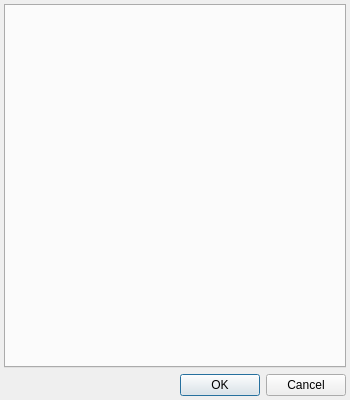
<?xml version="1.0" encoding="UTF-8"?>
<ui version="4.0">
 <class>CCoreSettingsDialog</class>
 <widget class="QDialog" name="CCoreSettingsDialog">
  <property name="geometry">
   <rect>
    <x>0</x>
    <y>0</y>
    <width>350</width>
    <height>400</height>
   </rect>
  </property>
  <property name="minimumSize">
   <size>
    <width>350</width>
    <height>400</height>
   </size>
  </property>
  <property name="windowTitle">
   <string>swift settings</string>
  </property>
  <layout class="QVBoxLayout" name="vl_SettingsDialog">
   <property name="leftMargin">
    <number>4</number>
   </property>
   <property name="topMargin">
    <number>4</number>
   </property>
   <property name="rightMargin">
    <number>4</number>
   </property>
   <property name="bottomMargin">
    <number>4</number>
   </property>
   <item>
    <widget class="BlackGui::Components::CSettingsComponent" name="comp_SettingsComponent"/>
   </item>
   <item>
    <widget class="QDialogButtonBox" name="bb_CoreSettingsDialog">
     <property name="orientation">
      <enum>Qt::Horizontal</enum>
     </property>
     <property name="standardButtons">
      <set>QDialogButtonBox::Cancel|QDialogButtonBox::Ok</set>
     </property>
    </widget>
   </item>
  </layout>
 </widget>
 <customwidgets>
  <customwidget>
   <class>BlackGui::Components::CSettingsComponent</class>
   <extends>QTabWidget</extends>
   <header>blackgui/components/settingscomponent.h</header>
   <container>1</container>
  </customwidget>
 </customwidgets>
 <resources/>
 <connections>
  <connection>
   <sender>bb_CoreSettingsDialog</sender>
   <signal>accepted()</signal>
   <receiver>CCoreSettingsDialog</receiver>
   <slot>accept()</slot>
   <hints>
    <hint type="sourcelabel">
     <x>248</x>
     <y>254</y>
    </hint>
    <hint type="destinationlabel">
     <x>157</x>
     <y>274</y>
    </hint>
   </hints>
  </connection>
  <connection>
   <sender>bb_CoreSettingsDialog</sender>
   <signal>rejected()</signal>
   <receiver>CCoreSettingsDialog</receiver>
   <slot>reject()</slot>
   <hints>
    <hint type="sourcelabel">
     <x>316</x>
     <y>260</y>
    </hint>
    <hint type="destinationlabel">
     <x>286</x>
     <y>274</y>
    </hint>
   </hints>
  </connection>
 </connections>
</ui>
